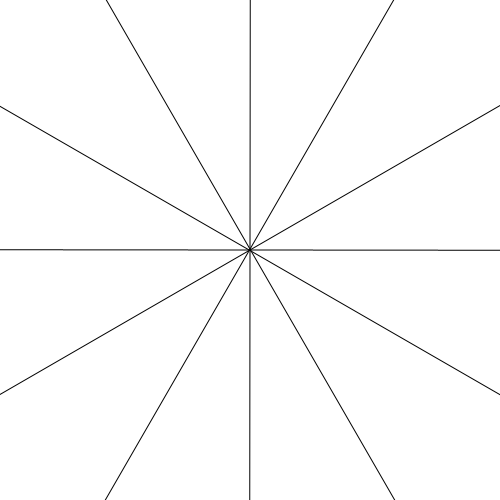
Frame 1 (no input)
Frame 60 (the mouse pressed at the canvas centre just before this capture): identical to frame 1, image omitted
Frame 120 (the mouse held since frame 60 and released just before this capture): identical to frame 1, image omitted

The Processing sketch that drew this single still picture (run headless with seeded random() and noise(); from frame 60 on, the mouse is pressed at the canvas centre):

// Processing sketch: crista
// ── crista.pde
class Crista{
  int num;
  float rad;
  Crista(int num){
    this.num = num;
    rad = 360/(float)num;
    for(int i=0; i<num; i++){
      //arc( width/2, height/2, width, height, radians(i*rad), radians((i+1)*rad));
     // line(width/2, height/2, width/2*cos(radians(i*rad)) + width/2, height/2*sin(radians(i*rad))+height/2);
      //line(width/2, height/2, width/2*cos(radians((i+1)*rad))+ width/2, height/2*sin(radians((i+1)*rad))+height/2);
    }
    for(int i=0; i<num/2; i++){
      line( width*cos(radians( i   *rad))+250,height*sin(radians(i*rad))+250,
                width*cos(radians((i+num/2)*rad))+250,height*sin(radians((i+num/2)*rad))+250);
    }
    println(tan(radians(0)));
    
    println(rad);
  }
  
  void check(){
    float dis = sqrt(abs((mouseX-250)*(mouseX-250) + (mouseY-250)*(mouseY-250)));
    for(int i=0; i<num; i+=2){
      //if(( tan(radians(i*rad))*(mouseX-250) < mouseY-250 &&  mouseY-250 < tan(radians((i+1)*rad))*(mouseX-250))||
      //   ( tan(radians(i*rad))*(mouseX-250) > mouseY-250 &&  mouseY-250 > tan(radians((i+1)*rad))*(mouseX-250))){
           println(i);
          
        if( (abs(pmouseX-mouseX) >= 1) || (abs(pmouseY-mouseY) >= 1)){
          line(width/2+(mouseX-250)*cos(radians(i*rad))-(mouseY-250)*sin(radians(i*rad)),
               height/2+(mouseX-250)*sin(radians(i*rad))+(mouseY-250)*cos(radians(i*rad)),
               width/2+(pmouseX-250)*cos(radians(i*rad))-(pmouseY-250)*sin(radians(i*rad)),
               height/2+(pmouseX-250)*sin(radians(i*rad))+(pmouseY-250)*cos(radians(i*rad)));
           line(width/2-(mouseX-250)*cos(radians((i+2)*rad))+(mouseY-250)*sin(radians((i+2)*rad)),
               height/2+(mouseX-250)*sin(radians((i+2)*rad))+(mouseY-250)*cos(radians((i+2)*rad)),
               width/2-(pmouseX-250)*cos(radians((i+2)*rad))+(pmouseY-250)*sin(radians((i+2)*rad)),
               height/2+(pmouseX-250)*sin(radians((i+2)*rad))+(pmouseY-250)*cos(radians((i+2)*rad)));
        }
        else{
          point(width/2+(mouseX-250)*cos(radians(i*rad+1))-(mouseY-250)*sin(radians(i*rad+1)),
               height/2+(mouseX-250)*sin(radians(i*rad+1))+(mouseY-250)*cos(radians(i*rad+1)));
          point(width/2-(mouseX-250)*cos(radians((i+1)*rad))+(mouseY-250)*sin(radians((i+1)*rad)),
               height/2+(mouseX-250)*sin(radians((i+2)*rad))+(mouseY-250)*cos(radians((i+2)*rad)));//*/
        }
     // }
     // else{}
      
      
    }
    
  }
  
  
}



boolean mouseMoveFlag=false;
Crista cri;

void setup(){
  size(500,500);
  background(255);
  cri  = new Crista(12);//必ず偶数
}


void draw(){


}


void mouseClicked(){
  mouseMoveFlag = !mouseMoveFlag;
}

void mouseMoved(){
  if(mouseMoveFlag){
    cri.check();   
  }
  
}
